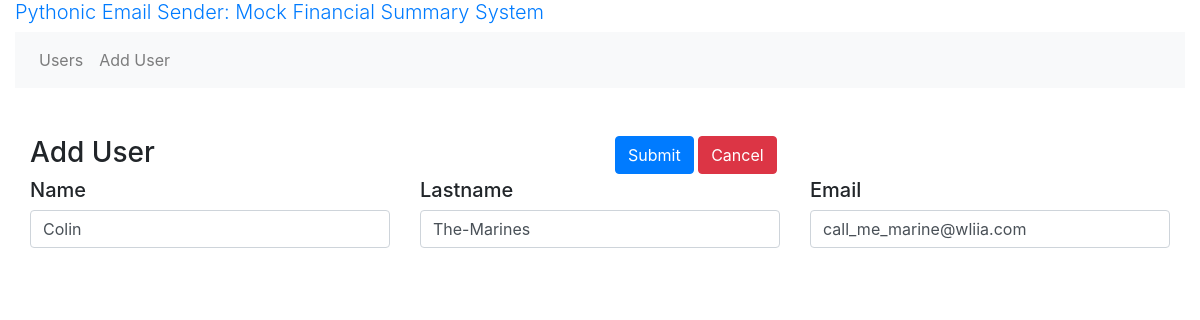
Page /edit_user/3 on the committed database.
### models.py (models this page shows)
class User(db.Model):
    __tablename__ = 'user'
    id = db.Column(db.Integer, primary_key=True)
    created_at = db.Column(db.Date, nullable = False, default=datetime.utcnow())
    name = db.Column(db.String(255), nullable = False)
    lastname = db.Column(db.String(255), nullable = False)
    email = db.Column(db.String(255), nullable = False)
    transactions = db.relationship('Transaction', back_populates='user', cascade="all,delete")# one2many
    def __repr__(self):
        return f'id = {self.id}: {self.name} {self.lastname}, {self.created_at}'

### routes.py (the view, shortened to what this page needs)
@app.route('/edit_user/<int:user_id>', methods=['GET', 'POST'])
def edit_user(user_id):
    form = forms.AddUserForm()
    user = models.User.query.get(user_id)
    print(user)
    if user:
        form.name.data = user.name
        form.lastname.data = user.lastname
        form.email.data = user.email
        return render_template('edit_user.html', form=form, user_id=user_id)
    flash(f'User with id {user_id} does not exit')
    return redirect(url_for('users'))

### forms.py
class AddUserForm(FlaskForm):
    name = StringField('Name', validators=[DataRequired()])
    lastname = StringField('Lastname', validators=[DataRequired()])
    email = StringField('email', validators=[DataRequired(), Email()])
    submit = SubmitField('Submit')

### templates/edit_user.html (shortened to what this page needs)
{% extends "base.html" %}
{% block main %}
<div class="container-fluid">
  <form action="{{ url_for('edit_user', user_id=user_id)  }}" method="post">
    <div class="row">
      <div class="col">
        <h3>Add User</h3>
      </div>
      <div class="col">
        {{ form.submit(class="btn btn-primary") }}
        <a href="{{ url_for('users') }}" class="btn btn-danger">Cancel</a>
      </div>
    </div>
    <div class="row">
      <div class="col">
        <h5> Name </h5>
        {{ form.name(class="form-control") }}
      </div>
      <div class="col">
        <h5> Lastname </h5>
        {{ form.lastname(class="form-control") }}
      </div>
      <div class="col">
        <h5> Email </h5>
        {{ form.email(class="form-control") }}
      </div>
    </div>
  </form>
</div>
{% endblock %}

### rows in the picture
User: name "Colin", lastname "The-Marines", email "call_me_marine@wliia.com"
